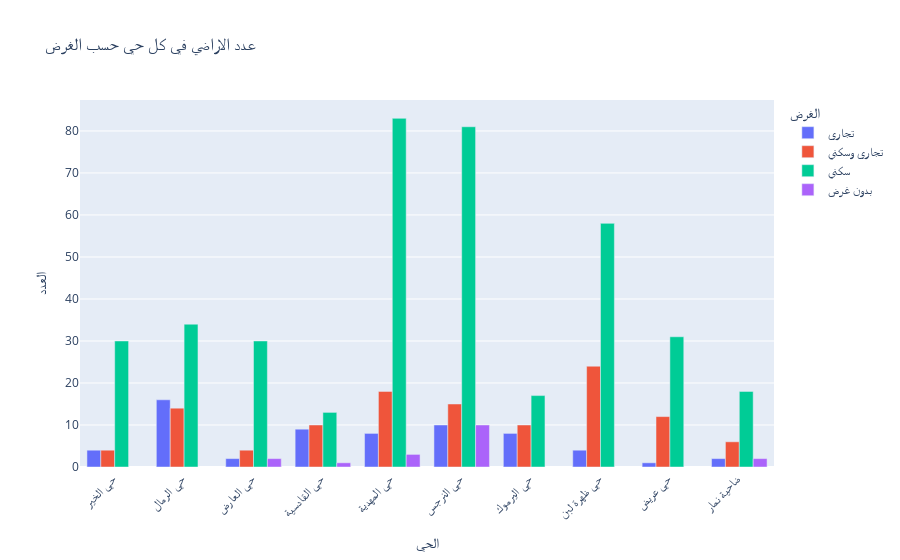

Source (notebook cell):
### Markdown cell above
### Q4

### Code cell
neighborhood_purpose_counts = riyadh_aqqar_df.groupby(['الحي', 'الغرض']).size().reset_index(name='عدد العقارات')
neighborhood_purpose_counts = neighborhood_purpose_counts[neighborhood_purpose_counts["الحي"].isin(top_hoods)]

fig = px.bar(neighborhood_purpose_counts, x='الحي', y='عدد العقارات', color='الغرض', 
             title="عدد الاراضي في كل حي حسب الغرض", barmode='group')
fig.update_layout(xaxis_title="الحي", yaxis_title="العدد", xaxis_tickangle=-45)
fig.show()

### Figure 1 — Plotly figure (JSON) as saved in the notebook; plotly's stock layout.template omitted (floating-point values rounded to 4 significant figures)
{"data": [{"alignmentgroup": "True", "hovertemplate": "الغرض=تجاري<br>الحي=%{x}<br>عدد العقارات=%{y}<extra></extra>", "legendgroup": "تجاري", "marker": {"color": "#636efa", "pattern": {"shape": ""}}, "name": "تجاري", "offsetgroup": "تجاري", "orientation": "v", "showlegend": true, "textposition": "auto", "type": "bar", "x": [" حي الخير ", " حي الرمال ", " حي العارض ", " حي القادسية ", " حي المهدية ", " حي النرجس ", " حي اليرموك ", " حي ظهرة لبن ", " حي عريض ", " ضاحية نمار "], "xaxis": "x", "y": [4, 16, 2, 9, 8, 10, 8, 4, 1, 2], "yaxis": "y"}, {"alignmentgroup": "True", "hovertemplate": "الغرض=تجاري وسكني<br>الحي=%{x}<br>عدد العقارات=%{y}<extra></extra>", "legendgroup": "تجاري وسكني", "marker": {"color": "#EF553B", "pattern": {"shape": ""}}, "name": "تجاري وسكني", "offsetgroup": "تجاري وسكني", "orientation": "v", "showlegend": true, "textposition": "auto", "type": "bar", "x": [" حي الخير ", " حي الرمال ", " حي العارض ", " حي القادسية ", " حي المهدية ", " حي النرجس ", " حي اليرموك ", " حي ظهرة لبن ", " حي عريض ", " ضاحية نمار "], "xaxis": "x", "y": [4, 14, 4, 10, 18, 15, 10, 24, 12, 6], "yaxis": "y"}, {"alignmentgroup": "True", "hovertemplate": "الغرض=سكني<br>الحي=%{x}<br>عدد العقارات=%{y}<extra></extra>", "legendgroup": "سكني", "marker": {"color": "#00cc96", "pattern": {"shape": ""}}, "name": "سكني", "offsetgroup": "سكني", "orientation": "v", "showlegend": true, "textposition": "auto", "type": "bar", "x": [" حي الخير ", " حي الرمال ", " حي العارض ", " حي القادسية ", " حي المهدية ", " حي النرجس ", " حي اليرموك ", " حي ظهرة لبن ", " حي عريض ", " ضاحية نمار "], "xaxis": "x", "y": [30, 34, 30, 13, 83, 81, 17, 58, 31, 18], "yaxis": "y"}, {"alignmentgroup": "True", "hovertemplate": "الغرض=بدون غرض<br>الحي=%{x}<br>عدد العقارات=%{y}<extra></extra>", "legendgroup": "بدون غرض", "marker": {"color": "#ab63fa", "pattern": {"shape": ""}}, "name": "بدون غرض", "offsetgroup": "بدون غرض", "orientation": "v", "showlegend": true, "textposition": "auto", "type": "bar", "x": [" حي العارض ", " حي القادسية ", " حي المهدية ", " حي النرجس ", " ضاحية نمار "], "xaxis": "x", "y": [2, 1, 3, 10, 2], "yaxis": "y"}], "layout": {"barmode": "group", "legend": {"title": {"text": "الغرض"}, "tracegroupgap": 0}, "title": {"text": "عدد الاراضي في كل حي حسب الغرض"}, "xaxis": {"anchor": "y", "domain": [0, 1], "tickangle": -45, "title": {"text": "الحي"}}, "yaxis": {"anchor": "x", "domain": [0, 1], "title": {"text": "العدد"}}}}
